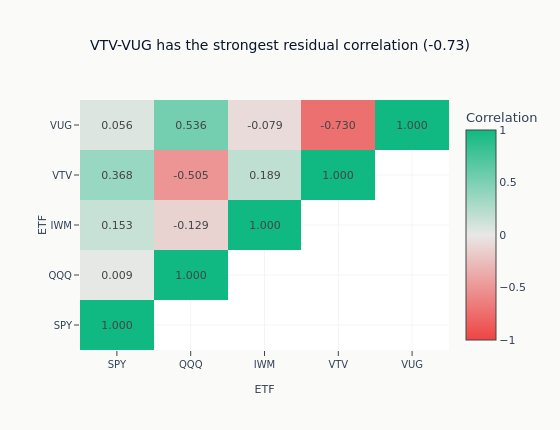

The notebook cell saved with this chart:
### Code cell
lower_triangle = np.where(np.tril(np.ones_like(resid_corr, dtype=bool)), resid_corr, np.nan)
heatmap_text = np.full(lower_triangle.shape, "", dtype=object)
visible_cells = np.isfinite(lower_triangle)
heatmap_text[visible_cells] = np.char.mod("%.3f", lower_triangle[visible_cells])
fig = go.Figure(
    data=go.Heatmap(
        z=lower_triangle,
        x=SYMBOLS,
        y=SYMBOLS,
        colorscale=ml4t_diverging(),
        zmin=-1,
        zmax=1,
        zmid=0,
        text=heatmap_text,
        texttemplate="%{text}",
        colorbar=dict(title="Correlation"),
    )
)
fig.update_layout(
    title=(
        f"{strongest_pair['asset_1']}-{strongest_pair['asset_2']} has the strongest residual "
        f"correlation ({strongest_pair['residual_correlation']:+.2f})"
    ),
    xaxis_title="ETF",
    yaxis_title="ETF",
    height=430,
    width=560,
)
fig.show()

### Figure 1 — Plotly figure (JSON) as saved in the notebook; plotly's stock layout.template omitted (floating-point values rounded to 4 significant figures)
{"data": [{"colorbar": {"title": {"text": "Correlation"}}, "colorscale": [[0.0, "#ef4444"], [0.5, "#e8e8e6"], [1.0, "#10b981"]], "text": [["1.000", "", "", "", ""], ["0.009", "1.000", "", "", ""], ["0.153", "-0.129", "1.000", "", ""], ["0.368", "-0.505", "0.189", "1.000", ""], ["0.056", "0.536", "-0.079", "-0.730", "1.000"]], "texttemplate": "%{text}", "type": "heatmap", "x": ["SPY", "QQQ", "IWM", "VTV", "VUG"], "y": ["SPY", "QQQ", "IWM", "VTV", "VUG"], "z": [[1.0, NaN, NaN, NaN, NaN], [0.00858, 1.0, NaN, NaN, NaN], [0.1532, -0.1288, 1.0, NaN, NaN], [0.3681, -0.5047, 0.1885, 1.0, NaN], [0.05595, 0.5363, -0.07888, -0.7304, 1.0]], "zmax": 1, "zmid": 0, "zmin": -1}], "layout": {"height": 430, "title": {"text": "VTV-VUG has the strongest residual correlation (-0.73)"}, "width": 560, "xaxis": {"title": {"text": "ETF"}}, "yaxis": {"title": {"text": "ETF"}}}}
